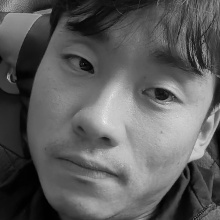
#> input picture fotos/1_victor_14.jpg, 220 x 220 px, given in place of the camera
$ python reconhecimento.py
#> lines starting #> are read from the running program, lines starting #| are printed output that depends on the picture
import cv2
import numpy as np
import os
import json

# Inicializa o classificador de detecção e o reconhecedor de faces
classificador = cv2.CascadeClassifier(cv2.data.haarcascades + 'haarcascade_frontalface_default.xml')
reconhecedor = cv2.face.LBPHFaceRecognizer_create()
camera = cv2.VideoCapture(0)


# CLAHE: equalização de histograma adaptativa, ajuda MUITO com iluminação ruim/desigual
clahe = cv2.createCLAHE(clipLimit=2.0, tileGridSize=(8, 8))

altura, largura = 220, 220
pasta_fotos = 'fotos/'

# Cria a pasta 'fotos' caso ela não exista
if not os.path.exists(pasta_fotos):
    os.makedirs(pasta_fotos)
dicionario_nomes = {}
modo_reconhecimento = False
id_atual_global = 1


def treinar_modelo():
    """Lê as imagens salvas na pasta, treina o modelo de reconhecimento e exporta os arquivos."""
    faces = []
    ids = []

    for nome_arquivo in os.listdir(pasta_fotos):
        if nome_arquivo.endswith('.jpg'):
            caminho_imagem = os.path.join(pasta_fotos, nome_arquivo)
            imagem_cinza = cv2.imread(caminho_imagem, cv2.IMREAD_GRAYSCALE)

            # Os arquivos são salvos no formato: "ID_NOME_AMOSTRA.jpg" (Ex: 1_Maria_1.jpg)
            partes_nome = nome_arquivo.split('_')
            id_pessoa = int(partes_nome[0])
            nome_pessoa = partes_nome[1]

            dicionario_nomes[id_pessoa] = nome_pessoa
            faces.append(imagem_cinza)
            ids.append(id_pessoa)

    if len(faces) > 0:
        reconhecedor.train(faces, np.array(ids))

        # --- SALVA OS ARQUIVOS PARA A TRIA USAR ---
        reconhecedor.save('modelo_lbph.yml')
        with open('nomes_lbph.json', 'w', encoding='utf-8') as f:
            json.dump(dicionario_nomes, f)

        print("\n[INFO] Modelo treinado e salvo com sucesso (.yml e .json)!")
        return True
    else:
        print("\n[AVISO] Nenhuma foto encontrada na pasta para treinar.")
        return False


def detectar_faces(imagemCinza):
    """
    Detecta rostos aplicando equalização de contraste (CLAHE) primeiro,
    e retorna apenas o MAIOR rosto encontrado (assume-se que é o mais
    próximo da câmera, filtrando pessoas/objetos ao fundo).
    """
    imagem_equalizada = clahe.apply(imagemCinza)

    faces = classificador.detectMultiScale(
        imagem_equalizada,
        scaleFactor=1.1,
        minNeighbors=6,
        minSize=(100, 100)
    )

    if len(faces) == 0:
        return [], imagem_equalizada

    # Ordena por área (largura * altura) e mantém só a maior
    maior_face = max(faces, key=lambda f: f[2] * f[3])
    return [maior_face], imagem_equalizada


print("=" * 40)
print(" COMANDOS DA CÂMERA:")
print(" [ s ] - Salvar a face atual")
print(" [ r ] - Ativar/Desativar modo de reconhecimento (e treinar)")
print(" [ q ] - Sair do programa")
print("=" * 40)

while True:
    status, imagem = camera.read()
#> imagem is the input picture: shape (220, 220, 3); min 0, max 239, mean 93.4
    if not status:
        break

    imagemCinza = cv2.cvtColor(imagem, cv2.COLOR_BGR2GRAY)

    # --- Detecção robusta: CLAHE + apenas o maior rosto ---
    facesDetectadas, imagemCinzaEqualizada = detectar_faces(imagemCinza)
#> in detectar_faces, `imagem_equalizada = clahe.apply(imagemCinza)`:
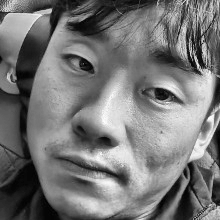
#> imagem_equalizada: shape (220, 220); min 1, max 253, mean 118
#> in detectar_faces, `faces = classificador.detectMultiScale( imagem_equalizada, scaleFactor..`: faces = ()
#> facesDetectadas = []

    for (x, y, l, a) in facesDetectadas:
        # Recorta e redimensiona a face detectada (usa a versão equalizada,
        # assim o reconhecimento treina/prediz com o mesmo contraste)
        imagemFace = cv2.resize(imagemCinzaEqualizada[y: y + a, x:x + l], (largura, altura))

        # Se o modo de reconhecimento estiver ativo
        if modo_reconhecimento and len(dicionario_nomes) > 0:
            id_previsto, confianca = reconhecedor.predict(imagemFace)

            # Quanto menor a confiança no LBPH, mais precisa é a detecção (geralmente < 75 é bom)
            if confianca < 75:
                nome = dicionario_nomes.get(id_previsto, "Desconhecido")
                texto = f"{nome} - {int(confianca)}"
                cor = (0, 255, 0)  # Verde para reconhecido
            else:
                texto = "Desconhecido"
                cor = (0, 0, 255)  # Vermelho para não reconhecido

            cv2.putText(imagem, texto, (x, y - 10), cv2.FONT_HERSHEY_SIMPLEX, 0.8, cor, 2)
            cv2.rectangle(imagem, (x, y), (x + l, y + a), cor, 2)
        else:
            # Modo normal (Apenas detecção da caixa azul)
            cv2.rectangle(imagem, (x, y), (x + l, y + a), (255, 0, 0), 2)
#> this loop made 0 passes

    cv2.imshow("Camera", imagem)

    # Captura a tecla pressionada
    tecla = cv2.waitKey(1) & 0xFF
#> (key q is pressed here)

    if tecla == ord('q'):
        print("Encerrando...")
        break

    elif tecla == ord('s'):
        if len(facesDetectadas) == 0:
            print("\n[AVISO] Nenhuma face detectada na câmera. Tente novamente.")
            continue

        nome_digitado = input("\nDigite o nome da pessoa: ")

        # Pega a face detectada (já é a maior/única, filtrada em detectar_faces)
        (x, y, l, a) = facesDetectadas[0]
        imagemFace = cv2.resize(imagemCinzaEqualizada[y: y + a, x:x + l], (largura, altura))

        # Verifica se essa pessoa já tem um ID registrado, se não, cria um novo
        id_pessoa = id_atual_global
        for key, val in dicionario_nomes.items():
            if val.lower() == nome_digitado.lower():
                id_pessoa = key
                break

        # Conta quantas fotos dessa pessoa já existem para ter um ponto de partida...
        amostras_existentes = len([f for f in os.listdir(pasta_fotos) if f.startswith(f"{id_pessoa}_{nome_digitado}")])
        nova_amostra = amostras_existentes + 1

        # ...mas GARANTE um nome livre mesmo se a contagem acima estiver desatualizada
        # (ex: dois 's' em sequência rápida). Isso evita sobrescrever fotos existentes.
        localFoto = f"{pasta_fotos}{id_pessoa}_{nome_digitado}_{nova_amostra}.jpg"
        while os.path.exists(localFoto):
            nova_amostra += 1
            localFoto = f"{pasta_fotos}{id_pessoa}_{nome_digitado}_{nova_amostra}.jpg"

        sucesso = cv2.imwrite(localFoto, imagemFace)
        if not sucesso:
            print(f"\n[ERRO] Falha ao salvar a imagem em {localFoto}. Verifique permissões/espaço em disco.")
            continue

        print(f"[SUCESSO] Face salva como: {localFoto}")

        dicionario_nomes[id_pessoa] = nome_digitado
        if id_pessoa == id_atual_global:
            id_atual_global += 1

    elif tecla == ord('r'):
        if not modo_reconhecimento:
            print("\nTreinando o modelo com as imagens salvas...")
            if treinar_modelo():
                modo_reconhecimento = True
                print(">> MODO RECONHECIMENTO LIGADO <<")
        else:
            modo_reconhecimento = False
            print(">> MODO RECONHECIMENTO DESLIGADO <<")

camera.release()
cv2.destroyAllWindows()

$ run again, on fotos/1_victor_15.jpg
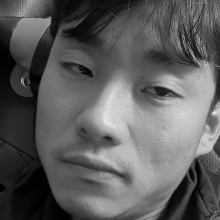
#> input picture fotos/1_victor_15.jpg, 220 x 220 px, given in place of the camera
#> imagem is the input picture: shape (220, 220, 3); min 0, max 246, mean 93.1
#> in detectar_faces, `imagem_equalizada = clahe.apply(imagemCinza)`:
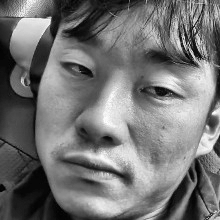
#> imagem_equalizada: shape (220, 220); min 1, max 254, mean 115.8
#> faces = ()
#> facesDetectadas = []

$ run again, on fotos/1_victor_16.jpg
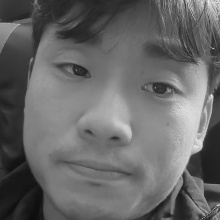
#> input picture fotos/1_victor_16.jpg, 220 x 220 px, given in place of the camera
#> imagem is the input picture: shape (220, 220, 3); min 12, max 237, mean 103.4
#> in detectar_faces, `imagem_equalizada = clahe.apply(imagemCinza)`:
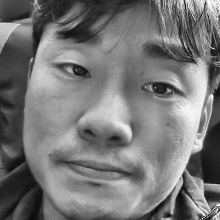
#> imagem_equalizada: shape (220, 220); min 9, max 255, mean 118.6
#> faces = ()
#> facesDetectadas = []
